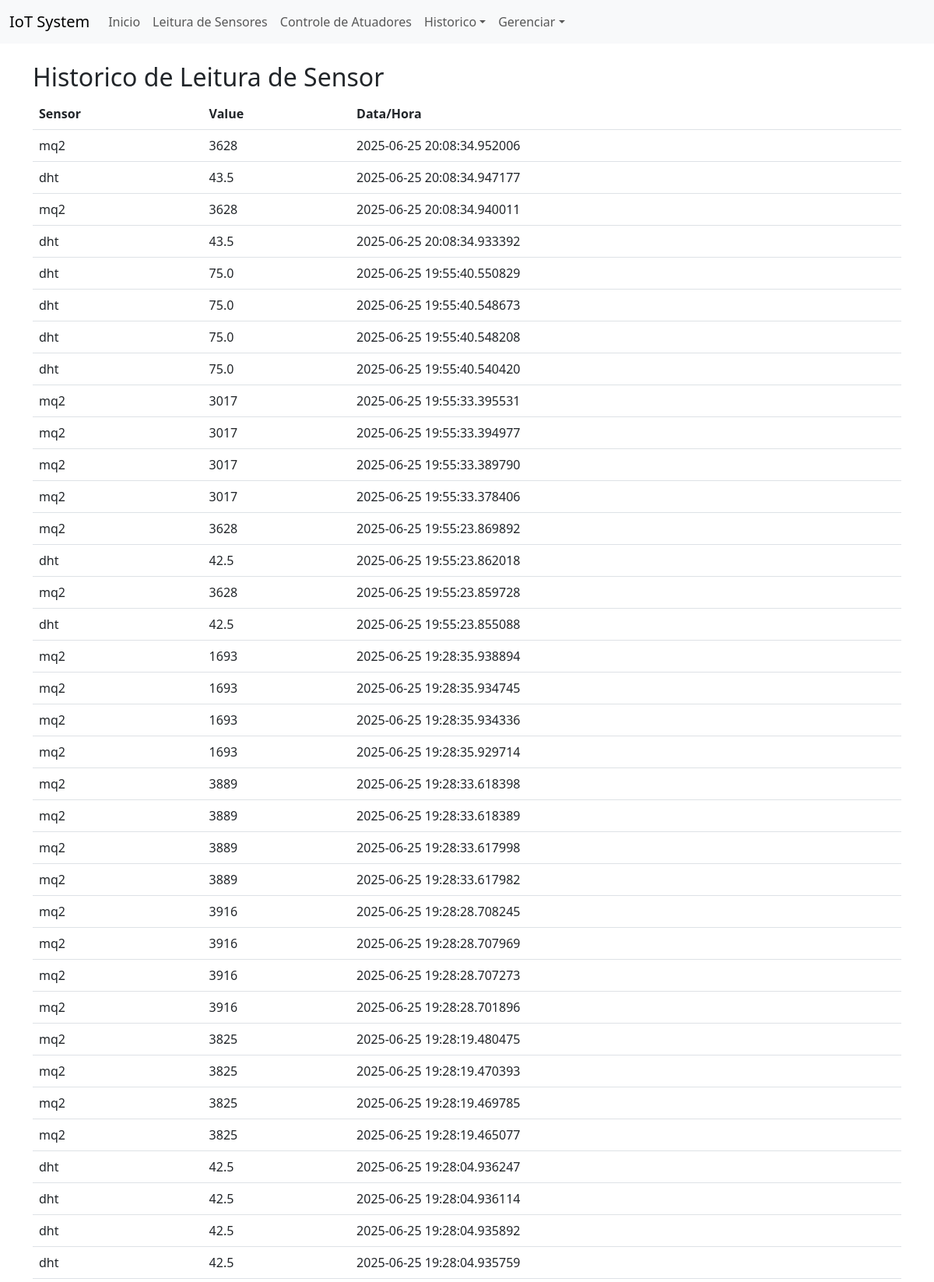
Page /history/sensors (upper part) on the committed database.
### models.py (models this page shows)
class SensorReading(db.Model):
    id         = db.Column(db.Integer,       primary_key=True)
    sensor_id  = db.Column(db.Integer, db.ForeignKey('sensor.id'), nullable=False)
    timestamp  = db.Column(db.DateTime,      default=datetime.utcnow, nullable=False)
    value      = db.Column(db.String(80),    nullable=False)
    sensor     = db.relationship('Sensor', back_populates='readings')

class Sensor(db.Model):
    id       = db.Column(db.Integer,   primary_key=True)
    name     = db.Column(db.String(80), unique=True, nullable=False)
    readings = db.relationship('SensorReading', back_populates='sensor')

### app.py (the view)
@app.route('/history/sensors')
def history_sensors():
    readings = (SensorReading.query
                .join(Sensor)
                .order_by(SensorReading.timestamp.desc())
                .limit(100)
                .all())
    return render_template('history_sensors.html', readings=readings)

### templates/history_sensors.html (shortened to what this page needs)
{% extends 'base.html' %}
{% block content %}
<h2>Historico de Leitura de Sensor</h2>
<table class="table">
  <thead><tr><th>Sensor</th><th>Value</th><th>Data/Hora</th></tr></thead>
  <tbody>
  {% for r in readings %}
    <tr>
      <td>{{ r.sensor.name }}</td>
      <td>{{ r.value }}</td>
      <td>{{ r.timestamp }}</td>
    </tr>
  {% endfor %}
  </tbody>
</table>
{% endblock %}

### rows in the picture
SensorReading: sensor.name "mq2", value "3628", timestamp "2025-06-25 20:08:34.952006"
SensorReading: sensor.name "dht", value "43.5", timestamp "2025-06-25 20:08:34.947177"
SensorReading: sensor.name "mq2", value "3628", timestamp "2025-06-25 20:08:34.940011"
SensorReading: sensor.name "dht", value "43.5", timestamp "2025-06-25 20:08:34.933392"
SensorReading: sensor.name "dht", value "75.0", timestamp "2025-06-25 19:55:40.550829"
SensorReading: sensor.name "dht", value "75.0", timestamp "2025-06-25 19:55:40.548673"
SensorReading: sensor.name "dht", value "75.0", timestamp "2025-06-25 19:55:40.548208"
SensorReading: sensor.name "dht", value "75.0", timestamp "2025-06-25 19:55:40.540420"
SensorReading: sensor.name "mq2", value "3017", timestamp "2025-06-25 19:55:33.395531"
SensorReading: sensor.name "mq2", value "3017", timestamp "2025-06-25 19:55:33.394977"
SensorReading: sensor.name "mq2", value "3017", timestamp "2025-06-25 19:55:33.389790"
SensorReading: sensor.name "mq2", value "3017", timestamp "2025-06-25 19:55:33.378406"
SensorReading: sensor.name "mq2", value "3628", timestamp "2025-06-25 19:55:23.869892"
SensorReading: sensor.name "dht", value "42.5", timestamp "2025-06-25 19:55:23.862018"
SensorReading: sensor.name "mq2", value "3628", timestamp "2025-06-25 19:55:23.859728"
SensorReading: sensor.name "dht", value "42.5", timestamp "2025-06-25 19:55:23.855088"
SensorReading: sensor.name "mq2", value "1693", timestamp "2025-06-25 19:28:35.938894"
SensorReading: sensor.name "mq2", value "1693", timestamp "2025-06-25 19:28:35.934745"
SensorReading: sensor.name "mq2", value "1693", timestamp "2025-06-25 19:28:35.934336"
SensorReading: sensor.name "mq2", value "1693", timestamp "2025-06-25 19:28:35.929714"
SensorReading: sensor.name "mq2", value "3889", timestamp "2025-06-25 19:28:33.618398"
SensorReading: sensor.name "mq2", value "3889", timestamp "2025-06-25 19:28:33.618389"
SensorReading: sensor.name "mq2", value "3889", timestamp "2025-06-25 19:28:33.617998"
SensorReading: sensor.name "mq2", value "3889", timestamp "2025-06-25 19:28:33.617982"
SensorReading: sensor.name "mq2", value "3916", timestamp "2025-06-25 19:28:28.708245"
SensorReading: sensor.name "mq2", value "3916", timestamp "2025-06-25 19:28:28.707969"
SensorReading: sensor.name "mq2", value "3916", timestamp "2025-06-25 19:28:28.707273"
SensorReading: sensor.name "mq2", value "3916", timestamp "2025-06-25 19:28:28.701896"
SensorReading: sensor.name "mq2", value "3825", timestamp "2025-06-25 19:28:19.480475"
SensorReading: sensor.name "mq2", value "3825", timestamp "2025-06-25 19:28:19.470393"
SensorReading: sensor.name "mq2", value "3825", timestamp "2025-06-25 19:28:19.469785"
SensorReading: sensor.name "mq2", value "3825", timestamp "2025-06-25 19:28:19.465077"
SensorReading: sensor.name "dht", value "42.5", timestamp "2025-06-25 19:28:04.936247"
SensorReading: sensor.name "dht", value "42.5", timestamp "2025-06-25 19:28:04.936114"
SensorReading: sensor.name "dht", value "42.5", timestamp "2025-06-25 19:28:04.935892"
SensorReading: sensor.name "dht", value "42.5", timestamp "2025-06-25 19:28:04.935759"
